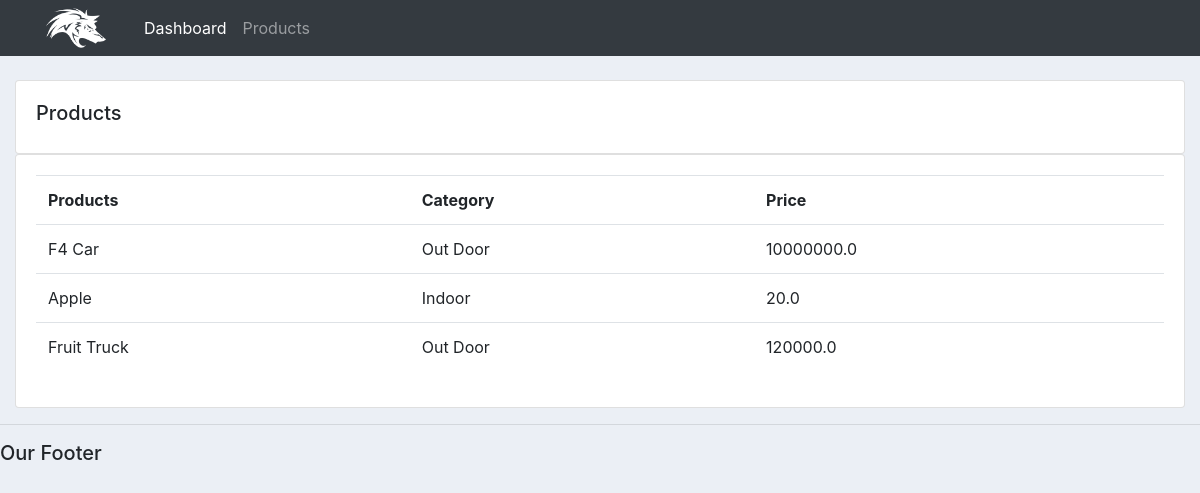
Screenshot of /products/ with the database file from the repository.
### accounts/models.py (models this page shows, shortened)
class Product(models.Model):
    CATEGORY = (
        ('Indoor', 'Indoor'),
        ('Out Door', 'Out Door'),
    )
    name = models.CharField(max_length=200, null=True)
    price = models.FloatField(null=True)
    category = models.CharField(max_length=200, null=True, choices=CATEGORY)
    description = models.CharField(max_length=200, null=True, blank=True)
    date_created = models.DateTimeField(auto_now_add=True, null=True)
    tags = models.ManyToManyField(Tag)

### accounts/views.py (the view)
# urls.py: path('products/', views.products),
def products(request):
    products = Product.objects.all()
    return render(request, 'accounts/products.html', {'products':products})

### accounts/templates/accounts/products.html
{% extends 'accounts/main.html' %}
{% block content %}
  <br>
  <div class="container-fluid">
    <div class="row">
      <div class="col-md">
        <div class="card card-body">
          <h5>Products</h5>
        </div>
        <div class="card card-body">
          <table class="table">
            <tr>
              <th>Products</th>
              <th>Category</th>
              <th>Price</th>
            </tr>
            {% for i in products %}
              <tr>
                <td>{{i.name}}</td>
                <td>{{i.category}}</td>
                <td>{{i.price}}</td>
              </tr>
            {% endfor %}
          </table>
        </div>
      </div>
    </div>
  </div>
{% endblock  %}

### static/css/main.css (style rules this page uses)
body { background-color: #ebeff5; }

### rows the page displays
Product: name "F4 Car", category "Out Door", price "10000000.0"
Product: name "Apple", category "Indoor", price "20.0"
Product: name "Fruit Truck", category "Out Door", price "120000.0"
